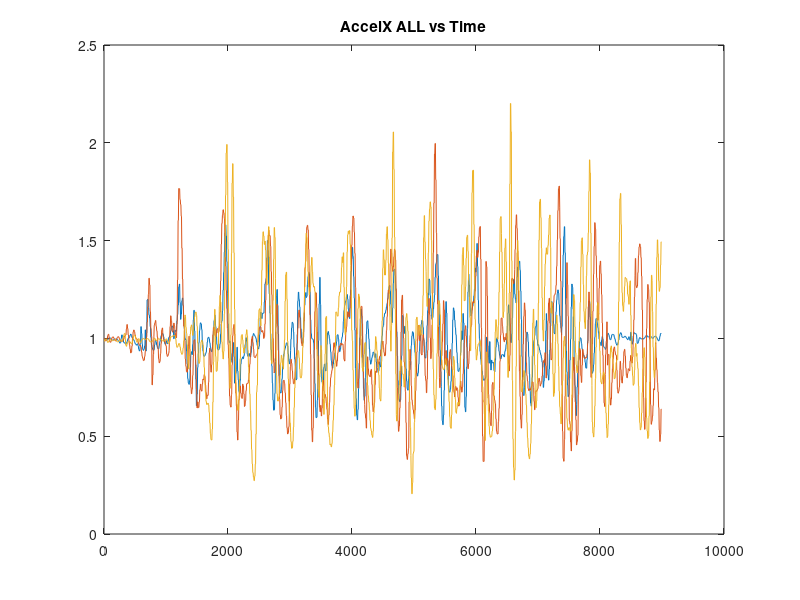
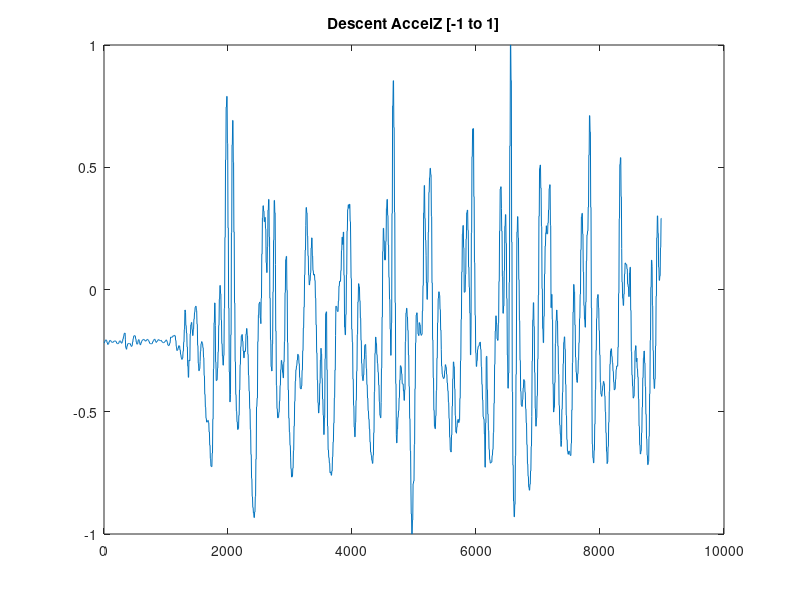
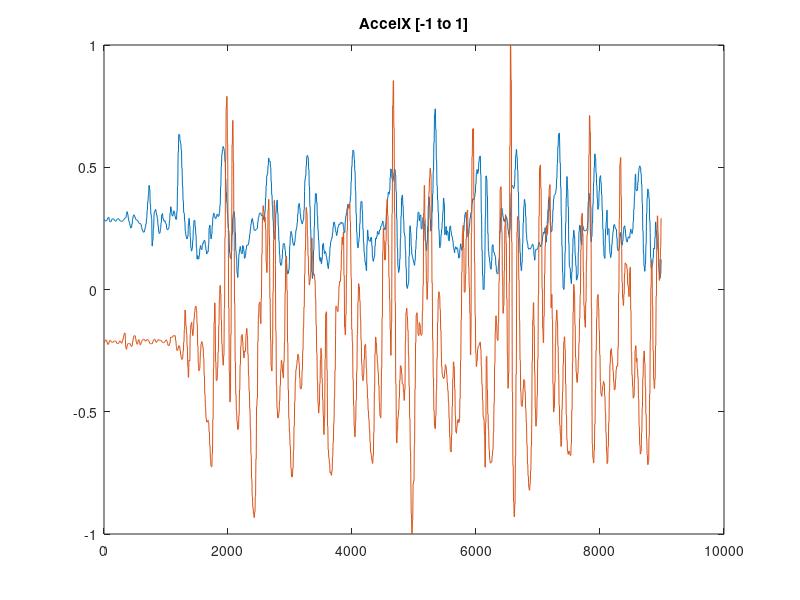

These figures' MATLAB source, in order:
%% Machine Learning Online Class - Exercise 1: Linear Regression

% Instructions
% ------------
%
% This file contains code that helps you get started on the
% linear exercise. You will need to complete the following functions
% in this exericse:
%
% warmUpExercise.m
% plotData.m
% gradientDescent.m
% computeCost.m
% gradientDescentMulti.m
% computeCostMulti.m
% featureNormalize.m
% normalEqn.m
%
% For this exercise, you will not need to change any code in this file,
% or any other files other than those mentioned above.
%
% x refers to the population size in 10,000s
% y refers to the profit in $10,000s
%


%% Initialization
clear ; close all; clc
% clear anything you might have

%% ==================== Part 1: Basic Function ====================
% Complete warmUpExercise.m






fprintf('Program paused. Starting MCS Press enter to continue.\n');
pause;

%makes sure nothing half-loads

fprintf('Plotting Test Data ...\n')
data = load('master3.csv'); %import dataset


AscentAccelX = data(:, 1);
DescentAccelX = data(:, 2);
NormalAccelX = data(:, 3);
AscentAccelY = data(:, 4);
DescentAccelY = data(:, 5);
NormalAccelY = data(:, 6);
AscentAccelZ = data(:, 7);
DescentAccelZ = data(:, 8);
NormalAccelZ = data(:, 9);
AscentGyroX = data(:, 10);
DescentGyroX = data(:, 11);
NormalGyroX = data(:, 12);
AscentGyroY = data(:, 13);
DescentGyroY = data(:, 14);
NormalGyroY = data(:, 15);
AscentGyroZ = data(:, 16);
DescentGyroZ = data(:, 17);
NormalGyroZ = data(:, 18);
time = data(:, 19);
%from walkF.txt, dedicate each column to a variable
figure 
plot(time, NormalAccelX); 
hold on
plot(time, AscentAccelX); 
hold on
plot(time, DescentAccelX); 
title('AccelX ALL vs Time')

DescentAccelXRange = max(DescentAccelX(:)) - min(DescentAccelX(:));
m03 = (DescentAccelX - min(DescentAccelX(:))) / DescentAccelXRange;
mOut3 = 2 * m03 - 1; %descent
AscentAccelXRange = max(AscentAccelX(:)) - min(AscentAccelX(:));
m02 = (AscentAccelX - min(AscentAccelX(:))) / max(DescentAccelX(:));

 %ascent

figure
plot(time, mOut3);
title('Descent AccelZ [-1 to 1]');

figure
plot(time, m02);
hold on
plot(time, mOut3);
title('AccelX [-1 to 1]');



%{
AX2New = highpass(mOut,0.2,200)
figure;
plot(time, AX2New);
title('test2');

figure;
plot(time, mOut);
hold on
plot(time, AX2New);
title('combined');
%}
%{
figure;
plot(time, NormalAccelX); 
title('AccelX vs Time')
 
figure;
plot(time, AscentAccelX); 
title('AccelX2 vs Time')

%}

%{


figure 
plot(time, AY); 
hold on
plot(time, AY2); 
hold on
title(['AccelY' ...
    ' ALL vs Time'])

figure;
plot(time, AY);
title('AccelY vs Time')


figure;
plot(time, AY2);
title('AccelY2 vs Time')

figure 
plot(time, AZ); 
hold on
plot(time, AZ2); 
hold on
plot(time, AZ3); 
title(['AccelZ' ...
    ' ALL vs Time'])

%}

%{

figure;
plot(time, AZ);
title('AccelZ vs Time')


figure;
plot(time, AZ2);
title('AccelZ2 vs Time')
%}


% Plot Gyro Data
%{
figure 
plot(time, GX); 
hold on
plot(time, GX2); 
hold on
title(['GyroX' ...
    ' ALL vs Time'])

figure;
plot(time, GX);
title('GryoX vs Time')


figure;
plot(time, GX2);
title('GryoX2 vs Time')


figure 
plot(time, GY); 
hold on
plot(time, GY2); 
hold on
title(['GyroY' ...
    ' ALL vs Time'])


figure;
plot(time, GY);
title('GyroY vs Time')



figure;
plot(time, GY2);
title('GyroY2 vs Time')
 

figure 
plot(time, GZ); 
hold on
plot(time, GZ2); 
hold on
plot(time, GZ3); 
title(['GyroZ' ...
    ' ALL vs Time'])

%}



%{

figure;
plot(time, GZ);
title('GyroZ vs Time')



figure;
plot(time, GZ2);
title('GyroZ2 vs Time')

%}

%{
%Printing All
figure;

%plot(time, NormalAccelX);
%hold on



%plot(time, AY);
%hold on



%plot(time, AZ);
%hold on


% Plot Gyro Data



plot(time, GX);
hold on


plot(time, GY);
hold on


plot(time, GZ);
hold on
title('All Normal vs Time')

%**************************SECOND HALF***********************

% Plot Gyro Data

%Printing All
figure;

%plot(time, NormalAccelX);
%hold on



%plot(time, AY);
%hold on



%plot(time, AZ);
%hold on


% Plot Gyro Data



plot(time, GX2);
hold on




plot(time, GY2);
hold on


plot(time, GZ2);
hold on
title('All Ascent vs Time')


%hold on allows you to graph multiple things






%}


